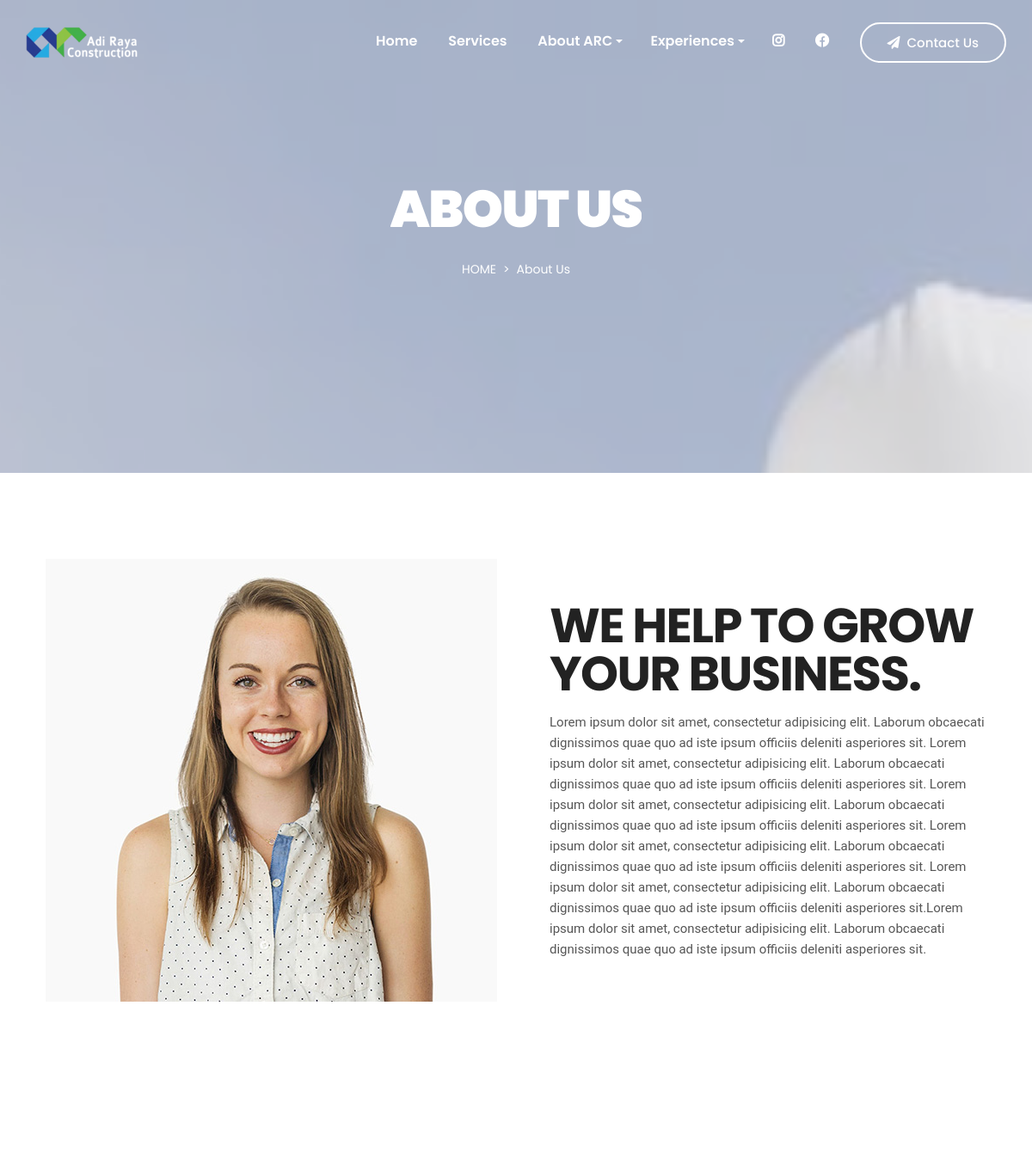
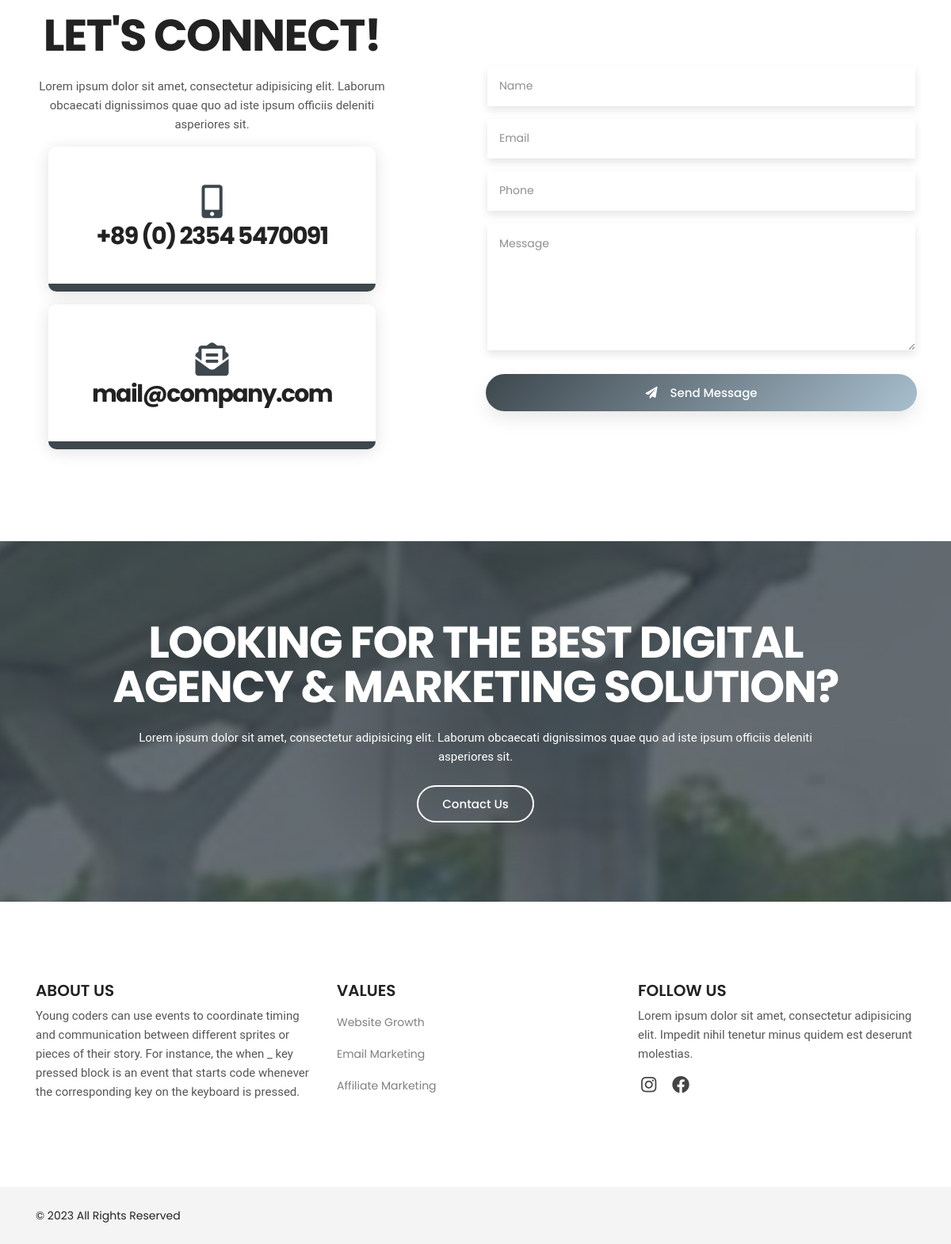
Page /about.php on the committed database (2 pictures, top to bottom).
### tables this page shows
CREATE TABLE `logo` (
  `id` int(11) NOT NULL,
  `xfile` varchar(1000) NOT NULL,
  `ufile` varchar(1000) NOT NULL,
  `updated_at` timestamp NOT NULL DEFAULT current_timestamp() ON UPDATE current_timestamp()
);

CREATE TABLE `social` (
  `id` int(11) NOT NULL,
  `name` varchar(150) NOT NULL,
  `fa` varchar(150) NOT NULL,
  `social_link` varchar(500) NOT NULL
);

CREATE TABLE `section_title` (
  `id` int(11) NOT NULL,
  `about_title` varchar(500) NOT NULL,
  `about_text` varchar(1000) NOT NULL,
  `why_title` varchar(500) NOT NULL,
  `why_text` varchar(1000) NOT NULL,
  `service_title` varchar(500) NOT NULL,
  `service_text` varchar(1000) NOT NULL,
  `port_title` varchar(500) NOT NULL,
  `port_text` varchar(1000) NOT NULL,
  `test_title` varchar(500) NOT NULL,
  `test_text` varchar(1000) NOT NULL,
  `contact_title` varchar(500) NOT NULL,
  `contact_text` varchar(1000) NOT NULL,
  `enquiry_title` varchar(500) NOT NULL,
  `enquiry_text` varchar(1000) NOT NULL
);

CREATE TABLE `sitecontact` (
  `id` int(11) NOT NULL,
  `phone1` varchar(150) NOT NULL,
  `phone2` varchar(150) NOT NULL,
  `email1` varchar(100) NOT NULL,
  `email2` varchar(100) NOT NULL,
  `longitude` varchar(100) NOT NULL,
  `latitude` varchar(150) NOT NULL,
  `updated_at` timestamp NOT NULL DEFAULT current_timestamp() ON UPDATE current_timestamp()
);

CREATE TABLE `siteconfig` (
  `id` int(11) NOT NULL,
  `site_keyword` varchar(1000) NOT NULL,
  `site_desc` varchar(500) NOT NULL,
  `site_title` varchar(300) NOT NULL,
  `site_about` varchar(1000) NOT NULL,
  `site_footer` varchar(1000) NOT NULL,
  `follow_text` varchar(1000) NOT NULL,
  `site_url` varchar(50) NOT NULL,
  `updated_at` timestamp NOT NULL DEFAULT current_timestamp() ON UPDATE current_timestamp()
);

CREATE TABLE `service` (
  `id` int(11) NOT NULL,
  `service_title` varchar(500) NOT NULL,
  `service_desc` varchar(1000) NOT NULL,
  `service_detail` varchar(2000) NOT NULL,
  `ufile` varchar(1000) NOT NULL,
  `upadated_at` timestamp NOT NULL DEFAULT current_timestamp() ON UPDATE current_timestamp()
);

### about.php (the view, shortened to what this page needs)
<?php include "header.php"; ?>
        <section class="section breadcrumb-area overlay-dark d-flex align-items-center">
            <div class="container">
                <div class="row">
                    <div class="col-12">
                        <div class="breadcrumb-content d-flex flex-column align-items-center text-center">
                            <h2 class="text-white text-uppercase mb-3">About Us</h2>
                            <ol class="breadcrumb">
                                <li class="breadcrumb-item"><a class="text-uppercase text-white" href="index.html">Home</a></li>
                                <li class="breadcrumb-item text-white active">About Us</li>
                            </ol>
                        </div>
                    </div>
                </div>
            </div>
        </section>
        <section class="section about-area ptb_100">
            <div class="container">
                <div class="row justify-content-between align-items-center">
                    <div class="col-12 col-lg-6">
                        <div class="about-thumb text-center">
                            <img src="assets/img/about/about_thumb_1.jpg" alt="">
                        </div>
                    </div>
                    <div class="col-12 col-lg-6">
                        <div class="about-content section-heading text-center text-lg-left pl-md-4 mt-5 mt-lg-0 mb-0">
                            <h2 class="mb-3"><?php print $about_title?></h2>
                            <p><?php print $about_text;?></p>
                        </div>
                    </div>
                </div>
            </div>
        </section>
        <section id="contact" class="contact-area ptb_100">
            <div class="container">
                <div class="row justify-content-between align-items-center">
                    <div class="col-12 col-lg-5">
                        <div class="section-heading text-center mb-3">
                            <h2><?php print $contact_title ?></h2>
                            <p class="d-none d-sm-block mt-4"><?php print $contact_text ?></p>
                        </div>
                        <div class="contact-us">
                            <ul>
                                <li class="contact-info color-1 bg-hover active hover-bottom text-center p-5 m-3">
                                    <span><i class="fas fa-mobile-alt fa-3x"></i></span>
                                    <a class="d-block my-2" href="tel:<?php print $phone1 ?>">
                                        <h3><?php print $phone1 ?></h3>
                                    </a>
                                </li>
                                <li class="contact-info color-1 bg-hover active hover-bottom text-center p-5 m-3">
                                    <span><i class="fas fa-envelope-open-text fa-3x"></i></span>
                                    <a class="d-none d-sm-block my-2" href="mailto:<?php print $email1 ?>">
                                        <h3><?php print $email1 ?></h3>
                                    </a>
                                </li>
                            </ul>
                        </div>
                    </div>
                    <div class="col-12 col-lg-6 pt-4 pt-lg-0">
                        <div class="contact-box text-center">
<form action="" method="post" enctype="multipart/form-data">
                                <div class="row">
                                    <div class="col-12">
                                        <div class="form-group">
                                            <input type="text" class="form-control" name="name" placeholder="Name" required="required">
                                        </div>
                                        <div class="form-group">
                                            <input type="email" class="form-control" name="email" placeholder="Email" required="required">
                                        </div>
                                        <div class="form-group">
                                            <input type="text" class="form-control" name="phone" placeholder="Phone" required="required">
                                        </div>
                                    </div>
                                    <div class="col-12">
                                        <div class="form-group">
                                            <textarea class="form-control" name="message" placeholder="Message" required="required"></textarea>
                                        </div>
                                    </div>
                                    <div class="col-12">
                                        <button type="submit" class="btn btn-bordered active btn-block mt-3" name="save"><span class="text-white pr-3"><i class="fas fa-paper-plane"></i></span>Send Message</button>
                                    </div>
                                </div>
                            </form>
                        </div>
                    </div>
                </div>
            </div>
        </section>
        <section class="section cta-area bg-overlay ptb_100">
            <div class="container">
                <div class="row justify-content-center">
                    <div class="col-12 col-lg-10">
                        <div class="section-heading text-center m-0">
                            <h2 class="text-white"><?php print $enquiry_title; ?></h2>
                            <p class="text-white d-none d-sm-block mt-4"><?php print $enquiry_text; ?></p>
                            <a href="contact" class="btn btn-bordered-white mt-4">Contact Us</a>
                        </div>
                    </div>
                </div>
            </div>
        </section>
<?php include "footer.php"; ?>

### header.php (shortened to what this page needs)
<?php include "z_db.php"; ?>
<!doctype html>
<html class="no-js" lang="en">
<?php
$rrs = mysqli_query($con, "SELECT * FROM section_title Where id=1");
$rs = mysqli_fetch_array($rrs);
$enquiry_title = "$rs[enquiry_title]";
$enquiry_text = "$rs[enquiry_text]";
$contact_title = "$rs[contact_title]";
$contact_text = "$rs[contact_text]";
$about_title = "$rs[about_title]";
$about_text = "$rs[about_text]";
?>
<?php
$rt = mysqli_query($con, "SELECT * FROM sitecontact where id=1");
$tr = mysqli_fetch_array($rt);
$phone1 = "$tr[phone1]";
$email1 = "$tr[email1]";
?>
<head>
    <?php
    $rr = mysqli_query($con, "SELECT * FROM siteconfig where id=1");
    $r = mysqli_fetch_array($rr);
    $site_about = "$r[site_about]";
    $site_footer = "$r[site_footer]";
    $follow_text = "$r[follow_text]";
    ?>
    <link rel="stylesheet" href="assets/css/style.css">
    <link rel="stylesheet" href="assets/css/responsive.css">
</head>
<body>
    <div class="main overflow-hidden">
        <header id="header">
            <nav data-aos="zoom-out" data-aos-delay="800" class="navbar navbar-expand">
                <div class="container header">
                    <?php
                    $rt = mysqli_query($con, "SELECT ufile FROM logo where id=1");
                    $tr = mysqli_fetch_array($rt);
                    $ufile = "$tr[ufile]";
                    ?>
                    <a class="navbar-brand" href="index.html">
                        <img class="navbar-brand-regular" src="dashboard/uploads/logo/<?php print $ufile ?>"
                            alt="brand-logo">
                    </a>
                    <ul class="navbar-nav items">
                        <li class="nav-item">
                            <a class="nav-link" href="home">Home </a>
                        </li>
                        <li class="nav-item">
                            <a href="#" class="nav-link">Services</a>
                        </li>
                        <li class="nav-item dropdown">
                            <a class="nav-link dropdown-toggle" href="#" id="navbarDarkDropdownMenuLink" role="button"
                                data-bs-toggle="dropdown" aria-expanded="false">About ARC</a>
                        <li class="nav-item dropdown">
                            <a class="nav-link dropdown-toggle" href="#" id="navbarDarkDropdownMenuLink" role="button"
                                data-bs-toggle="dropdown" aria-expanded="false">Experiences</a>
                        <li class="navbar-nav icons">
                            <?php
                            $q = "SELECT * FROM  social ORDER BY id DESC LIMIT 5";
                            $r123 = mysqli_query($con, $q);
                            while ($ro = mysqli_fetch_array($r123)) {
                                $fa = "$ro[fa]";
                                $social_link = "$ro[social_link]";
                                print "
<li class='nav-item social'>
<a href='$social_link' class='nav-link'><i class='fab $fa'></i></a>
</li>
";
                            } ?>
                            <ul class="navbar-nav action">
                                <li class="nav-item ml-3">
                                    <a href="contact" class="btn ml-lg-auto btn-bordered-white"><i
                                            class="fas fa-paper-plane contact-icon mr-md-2"></i>Contact Us</a>
                                </li>
                            </ul>
                </div>
            </nav>
        </header>

### footer.php (shortened to what this page needs)
<?php include "z_db.php"; ?>
<footer class="section footer-area">
    <div class="footer-top ptb_100">
        <div class="container">
            <div class="row">
                <div class="col-12 col-sm-6 col-lg-4">
                    <div class="footer-items">
                        <h3 class="footer-title text-uppercase mb-2">About Us</h3>
                        <p class="mb-2">
                            <?php print $site_about ?>
                        </p>
                    </div>
                </div>
                <div class="col-12 col-sm-6 col-lg-4">
                    <div class="footer-items">
                        <h3 class="footer-title text-uppercase mb-2">Values</h3>
                        <ul>
                            <?php
                            $q = "SELECT * FROM  service ORDER BY id DESC LIMIT 5";
                            $r123 = mysqli_query($con, $q);
                            while ($ro = mysqli_fetch_array($r123)) {
                                $id = "$ro[id]";
                                $service_title = "$ro[service_title]";
                                print "
<li class='py-2'><a class='text-black-50' href='servicedetail.php?id=$id'>$service_title</a></li>
";
                            }
                            ?>
                        </ul>
                    </div>
                </div>
                <div class="col-12 col-sm-6 col-lg-4">
                    <div class="footer-items">
                        <h3 class="footer-title text-uppercase mb-2">Follow Us</h3>
                        <p class="mb-2">
                            <?php print $follow_text ?>
                        </p>
                        <ul class="social-icons list-inline pt-2">
                            <?php
                            $q = "SELECT * FROM  social ORDER BY id DESC LIMIT 5";
                            $r123 = mysqli_query($con, $q);
                            while ($ro = mysqli_fetch_array($r123)) {
                                $fa = "$ro[fa]";
                                $social_link = "$ro[social_link]";
                                print "
<li class='list-inline-item px-1'><a href='$social_link'><i class='fab $fa'></i></a></li>
";
                            }
                            ?>
                        </ul>
                    </div>
                </div>
            </div>
        </div>
    </div>
    <div class="footer-bottom bg-grey">
        <div class="container">
            <div class="row">
                <div class="col-12">
                    <div
                        class="copyright-area d-flex flex-wrap justify-content-center justify-content-sm-between text-center py-4">
                        <div class="copyright-left">
                            <?php print $site_footer ?>
                        </div>
                    </div>
                </div>
            </div>
        </div>
</footer>
</div>
</body>
</html>

### rows in the picture
logo: ufile (picture)
section_title: about_title "WE HELP TO GROW YOUR BUSINESS.", about_text "Lorem ipsum dolor sit amet, consectetur adipisicing elit. Laborum obcaecati dignissimos quae quo ad iste ipsum officiis deleniti asperiores sit. Lorem ipsum dolor sit amet, consectetur adipisicing elit. Laborum obcaecati dignissimos quae quo ad iste ipsum officiis deleniti asperiores sit. Lorem ipsum dolor sit amet, consectetur adipisicing elit. Laborum obcaecati dignissimos quae quo ad iste ipsum officiis deleniti asperiores sit. Lorem ipsum dolor sit amet, consectetur adipisicing elit. Laborum obcaecati dignissimos quae quo ad iste ipsum officiis deleniti asperiores sit. Lorem ipsum dolor sit amet, consectetur adipisicing elit. Laborum obcaecati dignissimos quae quo ad iste ipsum officiis…", contact_title "LET'S CONNECT!", contact_text "Lorem ipsum dolor sit amet, consectetur adipisicing elit. Laborum obcaecati dignissimos quae quo ad iste ipsum officiis deleniti asperiores sit.", enquiry_title "LOOKING FOR THE BEST DIGITAL AGENCY & MARKETING SOLUTION?", enquiry_text "Lorem ipsum dolor sit amet, consectetur adipisicing elit. Laborum obcaecati dignissimos quae quo ad iste ipsum officiis deleniti asperiores sit."
sitecontact: phone1 "+89 (0) 2354 5470091", email1 "mail@company.com"
siteconfig: site_about "Young coders can use events to coordinate timing and communication between different sprites or pieces of their story. For instance, the when _ key pressed block is an event that starts code whenever the corresponding key on the keyboard is pressed.", follow_text "Lorem ipsum dolor sit amet, consectetur adipisicing elit. Impedit nihil tenetur minus quidem est deserunt molestias.", site_footer "© 2023 All Rights Reserved"
service: service_title "Website Growth"
service: service_title "Email Marketing"
service: service_title "Affiliate Marketing"
